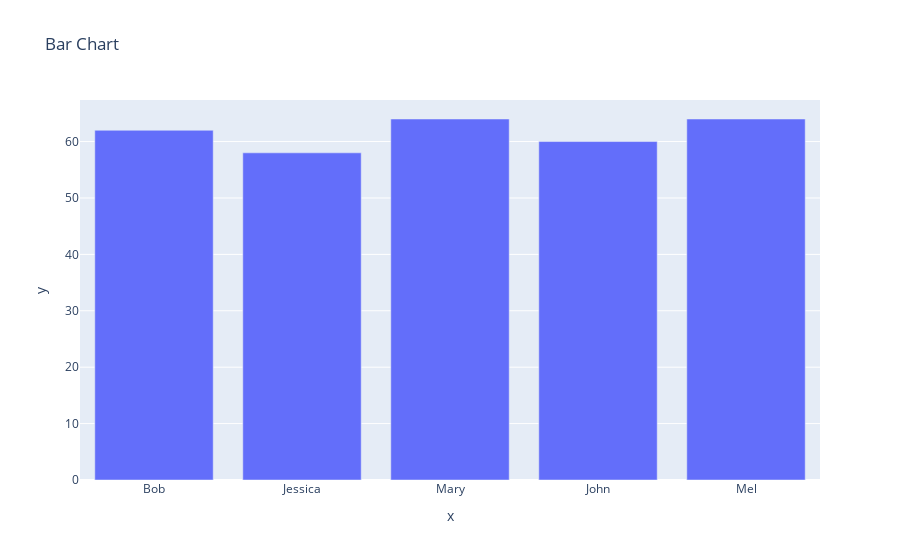

Notebook source saved alongside this figure:
### Code cell
fig=px.bar(x=names, y=height, title='Bar Chart')
fig.show()
# Save the plot
fig.write_image('./output/bar_chart.png')

# Save as html
fig.write_html('./output/bar_chart.html')

### Figure 1 — Plotly figure (JSON) as saved in the notebook; plotly's stock layout.template omitted (floating-point values rounded to 4 significant figures)
{"data": [{"hovertemplate": "x=%{x}<br>y=%{y}<extra></extra>", "legendgroup": "", "marker": {"color": "#636efa", "pattern": {"shape": ""}}, "name": "", "orientation": "v", "showlegend": false, "textposition": "auto", "type": "bar", "x": ["Bob", "Jessica", "Mary", "John", "Mel"], "xaxis": "x", "y": [62, 58, 64, 60, 64], "yaxis": "y"}], "layout": {"barmode": "relative", "legend": {"tracegroupgap": 0}, "title": {"text": "Bar Chart"}, "xaxis": {"anchor": "y", "domain": [0, 1], "title": {"text": "x"}}, "yaxis": {"anchor": "x", "domain": [0, 1], "title": {"text": "y"}}}}
